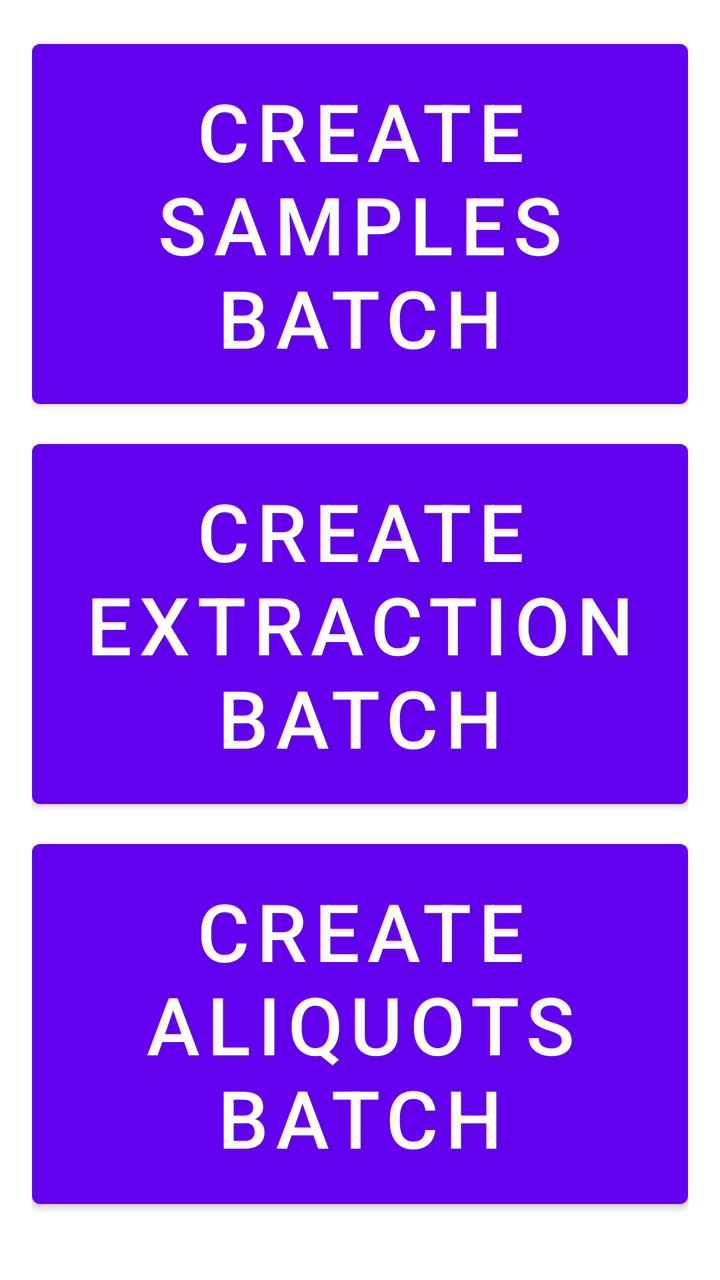
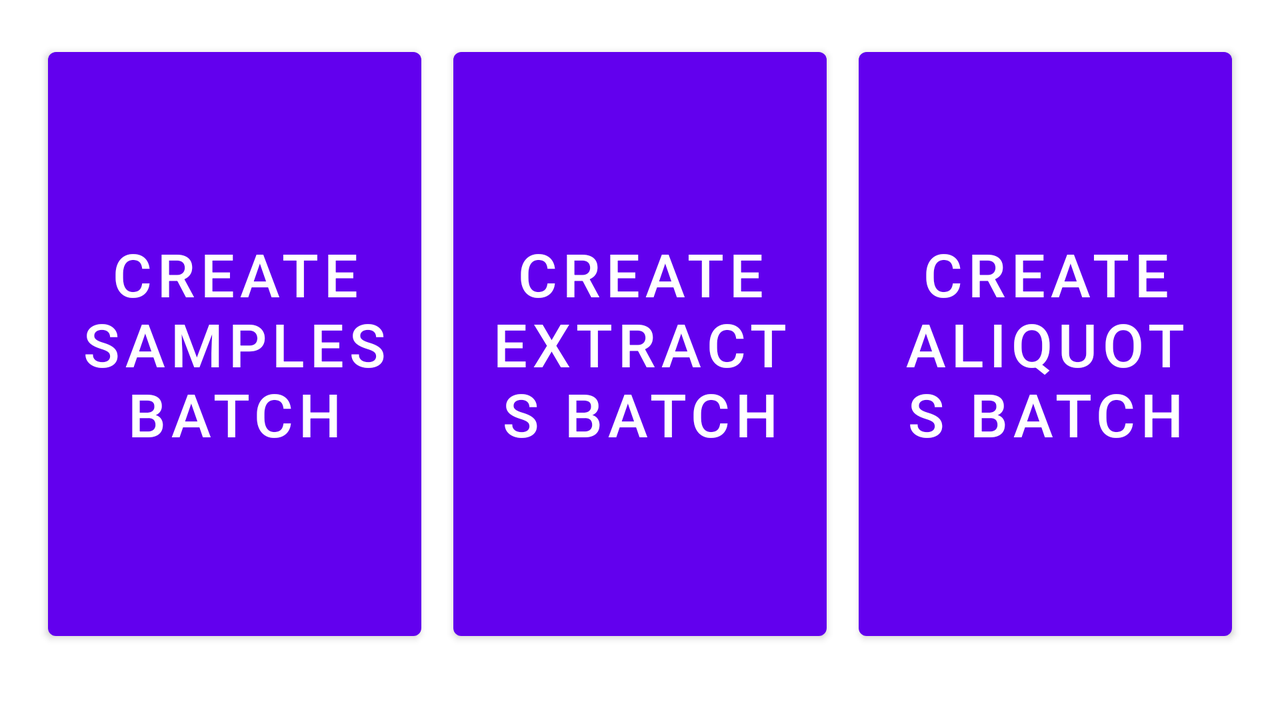

First picture: res/layout/ on a phone held upright. Second picture: the repository's own variant of that layout, on a device whose configuration matches the variant's folder. Source for both follows.
<!-- AndroidManifest.xml: application theme Theme.EMI -->
<!-- res/layout/activity_lab_batch.xml -->
<LinearLayout
    xmlns:android="http://schemas.android.com/apk/res/android"
    xmlns:tools="http://schemas.android.com/tools"
    android:layout_width="match_parent"
    android:layout_height="match_parent"
    android:orientation="vertical"
    android:gravity="center"
    android:padding="16dp"
    android:weightSum="3">

    <Button
        android:id="@+id/driedBatchButton"
        android:layout_width="match_parent"
        android:layout_height="0dp"
        android:layout_weight="1"
        android:text="Create samples batch"
        android:textSize="40sp"
        android:layout_marginBottom="8dp"
        tools:ignore="HardcodedText" />

    <Button
        android:id="@+id/extractionBatchButton"
        android:layout_width="match_parent"
        android:layout_height="0dp"
        android:layout_weight="1"
        android:text="Create extraction batch"
        android:textSize="40sp"
        android:layout_marginBottom="8dp"
        tools:ignore="HardcodedText" />

    <Button
        android:id="@+id/aliquotBatchButton"
        android:layout_width="match_parent"
        android:layout_height="0dp"
        android:layout_weight="1"
        android:text="Create aliquots batch"
        android:textSize="40sp"
        android:layout_marginBottom="16dp"
        tools:ignore="HardcodedText" />

</LinearLayout>
<!-- resources referenced by this layout -->
<resources>
  <style name="Theme.EMI" parent="Theme.MaterialComponents.DayNight.NoActionBar">
          
          <item name="colorPrimary">@color/purple_500</item>
          <item name="colorPrimaryVariant">@color/purple_700</item>
          <item name="colorOnPrimary">@color/white</item>
          
          <item name="colorSecondary">@color/teal_200</item>
          <item name="colorSecondaryVariant">@color/teal_700</item>
          <item name="colorOnSecondary">@color/black</item>
          
          <item name="android:statusBarColor">?attr/colorPrimaryVariant</item>
          
      </style>
  <color name="white">#FFFFFFFF</color>
  <color name="black">#FF000000</color>
</resources>
<!-- res/layout-land/activity_lab_batch.xml (the repository's variant of the layout above) -->
<!-- drawn on the phone turned sideways -->
<LinearLayout
    xmlns:android="http://schemas.android.com/apk/res/android"
    xmlns:tools="http://schemas.android.com/tools"
    android:layout_width="match_parent"
    android:layout_height="match_parent"
    android:orientation="horizontal"
    android:gravity="center"
    android:padding="16dp"
    android:weightSum="3">

    <Button
        android:id="@+id/driedBatchButton"
        android:layout_width="0dp"
        android:layout_height="match_parent"
        android:layout_weight="1"
        android:text="Create samples batch"
        android:textSize="30sp"
        android:layout_marginTop="8dp"
        android:layout_marginStart="8dp"
        android:layout_marginEnd="16dp"
        android:layout_marginBottom="16dp"
        tools:ignore="ButtonStyle,HardcodedText" />

    <Button
        android:id="@+id/extractionBatchButton"
        android:layout_width="0dp"
        android:layout_height="match_parent"
        android:layout_weight="1"
        android:text="Create extracts batch"
        android:textSize="30sp"
        android:layout_marginTop="8dp"
        android:layout_marginEnd="16dp"
        android:layout_marginBottom="16dp"
        tools:ignore="ButtonStyle,HardcodedText,NestedWeights" />

    <Button
        android:id="@+id/aliquotBatchButton"
        android:layout_width="0dp"
        android:layout_height="match_parent"
        android:layout_weight="1"
        android:text="Create aliquots batch"
        android:textSize="30sp"
        android:layout_marginTop="8dp"
        android:layout_marginEnd="8dp"
        android:layout_marginBottom="16dp"
        tools:ignore="ButtonStyle,HardcodedText" />

</LinearLayout>
